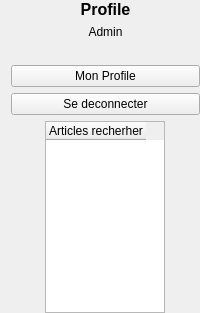
     <widget class="QCustomSlideMenu" name="profile_container" native="true">
      <layout class="QVBoxLayout" name="verticalLayout_9">
       <property name="topMargin">
        <number>0</number>
       </property>
       <property name="rightMargin">
        <number>0</number>
       </property>
       <property name="bottomMargin">
        <number>0</number>
       </property>
       <item alignment="Qt::AlignmentFlag::AlignTop">
        <widget class="QWidget" name="widget_14" native="true">
         <layout class="QVBoxLayout" name="verticalLayout_5">
          <property name="leftMargin">
           <number>0</number>
          </property>
          <property name="topMargin">
           <number>0</number>
          </property>
          <property name="rightMargin">
           <number>0</number>
          </property>
          <property name="bottomMargin">
           <number>0</number>
          </property>
          <item>
           <widget class="QLabel" name="label_19">
            <property name="font">
             <font>
              <pointsize>12</pointsize>
              <bold>true</bold>
             </font>
            </property>
            <property name="text">
             <string>Profile</string>
            </property>
            <property name="alignment">
             <set>Qt::AlignmentFlag::AlignCenter</set>
            </property>
           </widget>
          </item>
          <item>
           <widget class="QLabel" name="label_17">
            <property name="text">
             <string>Admin</string>
            </property>
            <property name="alignment">
             <set>Qt::AlignmentFlag::AlignCenter</set>
            </property>
           </widget>
          </item>
          <item>
           <widget class="QLabel" name="label_20">
            <property name="text">
             <string/>
            </property>
            <property name="pixmap">
             <pixmap resource="../resources.qrc">:/icons/icons/avatar.png</pixmap>
            </property>
            <property name="alignment">
             <set>Qt::AlignmentFlag::AlignCenter</set>
            </property>
           </widget>
          </item>
          <item>
           <widget class="QPushButton" name="pushButton_5">
            <property name="text">
             <string>Mon Profile</string>
            </property>
           </widget>
          </item>
          <item>
           <widget class="QPushButton" name="logoutBtn">
            <property name="text">
             <string>Se deconnecter</string>
            </property>
            <property name="icon">
             <iconset resource="../resources.qrc">
              <normaloff>:/icons/icons/logout.png</normaloff>:/icons/icons/logout.png</iconset>
            </property>
            <property name="iconSize">
             <size>
              <width>18</width>
              <height>18</height>
             </size>
            </property>
           </widget>
          </item>
         </layout>
        </widget>
       </item>
       <item alignment="Qt::AlignmentFlag::AlignHCenter">
        <widget class="QTableWidget" name="search_view">
         <property name="enabled">
          <bool>true</bool>
         </property>
         <property name="maximumSize">
          <size>
           <width>120</width>
           <height>16777215</height>
          </size>
         </property>
         <property name="baseSize">
          <size>
           <width>100</width>
           <height>0</height>
          </size>
         </property>
         <property name="editTriggers">
          <set>QAbstractItemView::EditTrigger::NoEditTriggers</set>
         </property>
         <column>
          <property name="text">
           <string>Articles recherher</string>
          </property>
          <property name="font">
           <font>
            <pointsize>9</pointsize>
           </font>
          </property>
         </column>
        </widget>
       </item>
      </layout>
     </widget>
